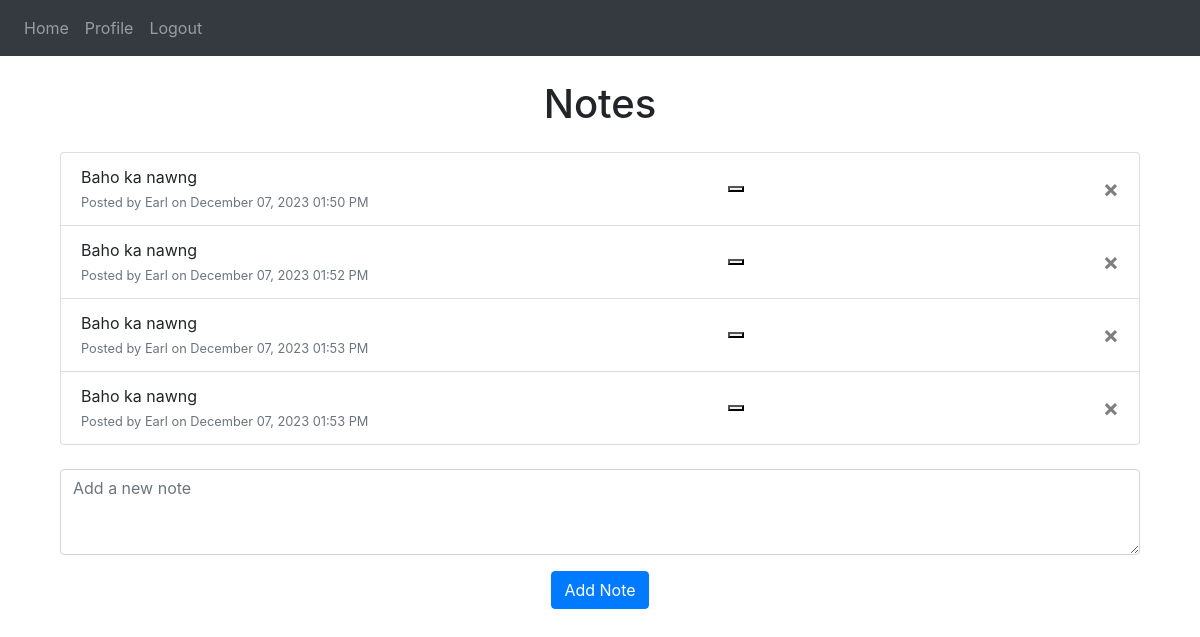
Screenshot of / (signed in) with the database file from the repository.
### website/models.py (models this page shows)
class Note(db.Model):
    id = db.Column(db.Integer, primary_key=True)
    data = db.Column(db.String(10000))
    date = db.Column(db.DateTime(timezone=True), default=func.now())
    user_id = db.Column(db.Integer, db.ForeignKey('user.id'))

class User(db.Model, UserMixin):
    id = db.Column(db.Integer, primary_key=True)
    email = db.Column(db.String(150), unique=True)
    password = db.Column(db.String(150))
    first_name = db.Column(db.String(150))
    notes = db.relationship('Note')

### website/views.py (the view, shortened to what this page needs)
@views.route('/', methods=['GET', 'POST'])
@login_required
def home():
    return render_template("home.html", user=current_user)

### website/__init__.py (called while the page is built)
def create_app():
    app = Flask(__name__)
    app.config['SECRET_KEY'] = 'hjshjhdjah kjshkjdhjs'
    app.config['SQLALCHEMY_DATABASE_URI'] = f'sqlite:///{DB_NAME}'
    db.init_app(app)
    from .views import views
    from .auth import auth
    app.register_blueprint(views, url_prefix='/')
    app.register_blueprint(auth, url_prefix='/')
    from .models import User, Note
    with app.app_context():
        db.create_all()
    login_manager = LoginManager()
    login_manager.login_view = 'auth.login'
    login_manager.init_app(app)
    @login_manager.user_loader
    def load_user(id):
        return User.query.get(int(id))
    return app

### website/templates/home.html (shortened to what this page needs)
{% extends "base.html" %}
{% block content %}
<div class="container mt-4">
    <h1 class="text-center mb-4">Notes</h1>
    <ul class="list-group" id="notes">
        {% for note in user.notes %}
        <li class="list-group-item d-flex justify-content-between align-items-center">
            <div>
                {{ note.data }}
                <br>
                <small class="text-muted">Posted by {{ user.first_name }} on {{ note.date.strftime('%B %d, %Y %I:%M %p') }}</small>
            </div>
        <button type="button" class="edit" onclick="updateNotePrompt({{ note.id }})">
        </button>
            <button type="button" class="close" onclick="confirmDelete({{ note.id }})">
                <span aria-hidden="true">&times;</span>
            </button>
        </li>
        {% endfor %}
    </ul>
    <form method="POST" class="mt-4">
        <div class="form-group">
            <textarea name="note" id="note" class="form-control" rows="3" placeholder="Add a new note"></textarea>
        </div>
        <div class="text-center">
            <button type="submit" class="btn btn-primary">Add Note</button>
        </div>
    </form>
</div>
{% endblock %}

### rows the page displays
Note: data "Baho ka nawng", date "December 07, 2023 01:50 PM"
User: first_name "Earl"
Note: data "Baho ka nawng", date "December 07, 2023 01:52 PM"
Note: data "Baho ka nawng", date "December 07, 2023 01:53 PM"
Note: data "Baho ka nawng", date "December 07, 2023 01:53 PM"
